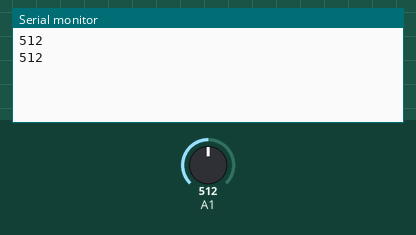
Recording of a sketch running on a simulated Arduino Uno, built with avr-gcc and run on an emulated ATmega328P. Parts: the last lines printed to the serial monitor. The test bench sets the inputs (shaded band); at power-on: A1 = 512.

Above: at 6.8 s.
6.9 s: A1 set to 716
At 12.5 s:
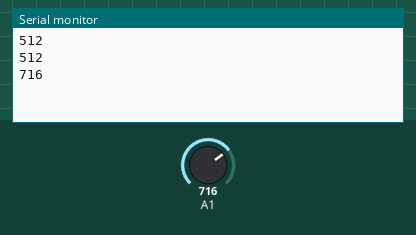
13.6 s: A1 set to 900
At 19.4 s:
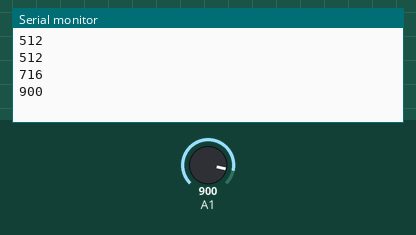
Timing chart, 0 to 20.9 s (numbered marks = the images above; inputs shaded):
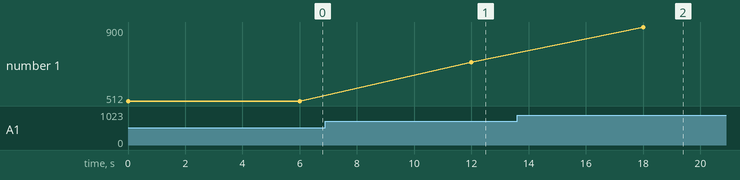

The sketch:

Photoresistor_data_collection.ino.ino
```cpp
void setup() {
  // put your setup code here, to run once:
  Serial.begin(9600);
}

void loop() {
  // put your main code here, to run repeatedly:
  int val = analogRead(1);
  Serial.println(val);
  delay(6000);
}
```

Measured:
- after the input at 6.9 s, the serial monitor: prints a new line after 5.1 s (image 1)
- after the input at 13.6 s, the serial monitor: prints a new line after 4.4 s (image 2)
- plotted number 1: 512 → 716 after the input at 6.9 s, 716 → 900 after the input at 13.6 s
